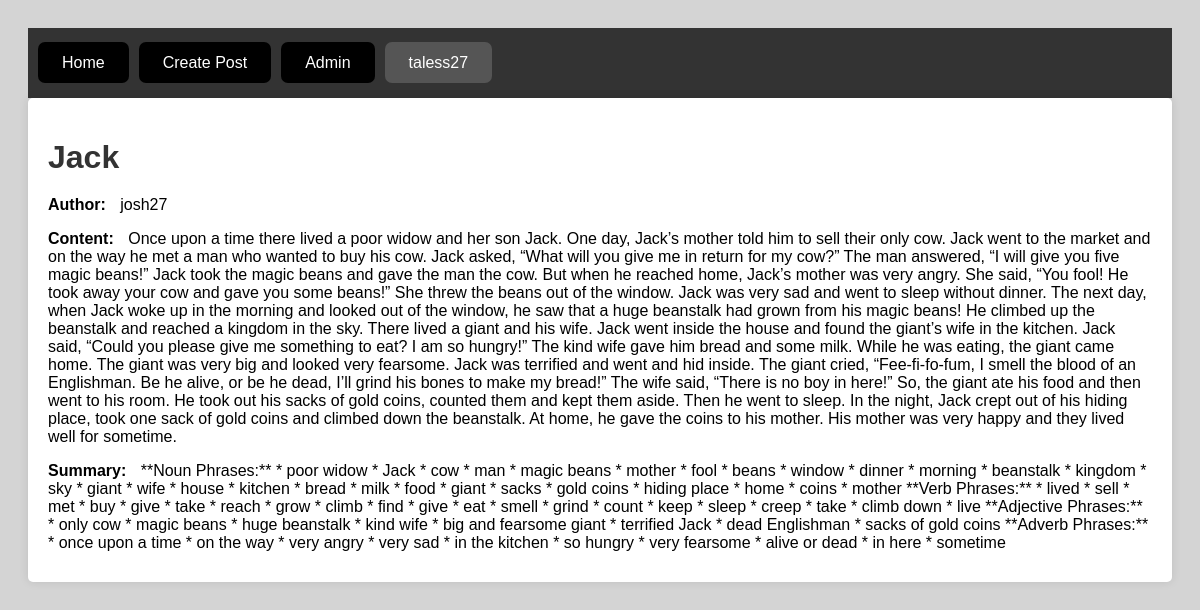
Page /post/7/ (signed in) on the committed database.
### summarizer/models.py (models this page shows, shortened)
class Post(models.Model):
    title = models.CharField(max_length=200)
    content = models.TextField()
    summary = models.TextField(blank=True, null=True)
    author = models.ForeignKey(User, on_delete=models.CASCADE)
    created_at = models.DateTimeField(auto_now_add=True)

### summarizer/views.py (the view)
# urls.py: path('post/<int:post_id>/', view_post, name='view_post'),
@login_required
def view_post(request, post_id):
    post = Post.objects.get(pk=post_id)
    return render(request, 'view_post.html', {'post': post})

### summarizer/templates/view_post.html (shortened to what this page needs)
{% extends 'base.html' %}
{% block content %}
    <div class="container">
        <div class="row">
            <div class="col-md-8 offset-md-2">
                <div class="post-container">
                    <h1>{{ post.title }}</h1>
                    <p><strong>Author:</strong> {{ post.author }}</p>
                    <p><strong>Content:</strong> {{ post.content }}</p>
                    <p><strong>Summary:</strong> {{ post.summary }}</p>
                </div>
            </div>
        </div>
    </div>
{% endblock %}

### summarizer/templates/base.html (shortened to what this page needs)
<!DOCTYPE html>
<html lang="en">
<head>
</head>
<body>
    <nav>
        <ul>
            {% if user.is_authenticated %}
              <li><a href="{% url 'index' %}">Home</a></li>
              <li><a href="{% url 'create_post' %}">Create Post</a></li>
              <li><a href="{% url 'admin:index' %}">Admin</a></li>
              <li class="username">
                <a href="#">{{ user.username }} </a>
              </li>
            {% else %}
                <li><a href="{% url 'login' %}">Log in</a></li>
                <li><a href="{% url 'register' %}">Register</a></li>
            {% endif %}
        </ul>
    </nav>
    <div>
        {% block content %}
        {% endblock %}
    </div>
</body>
</html>

### summarizer/templates/base.html (style rules this page uses)
nav { background-color: #333; padding: 10px; }
nav ul { list-style-type: none; padding: 0; display: flex; }
nav ul li { margin-right: 10px; }
nav ul li a { color: white; text-decoration: none; padding: 10px; border-radius: 5px; transition: background-color 0.3s ease; padding: 12px 24px; background-color: black; color: white; border-radius: 7px; box-shadow: 0 0 0 0 rgba(255, 255, 255, 0.1); animation: pulse 1.75s infinite cubic-bezier(0.66, 0, 0, 1); }
.username a { background-color: #555; padding: 12px 24px; border-radius: 7px; }
.username { position: relative; }
.username a { background-color: #555; padding: 12px 24px; border-radius: 7px; color: white; }

### summarizer/templates/view_post.html (style rules this page uses)
body { font-family: Arial, sans-serif!important; background-color: #d4d4d4!important; padding: 20px!important; }
h1 { font-size: 2rem!important; color: #333!important; margin-bottom: 20px!important; }
p { margin-bottom: 10px!important; }
strong { font-weight: bold!important; margin-right: 10px!important; }
.post-container { background-color: #fff!important; padding: 20px!important; border-radius: 5px!important; box-shadow: 0px 0px 10px 0px rgba(0,0,0,0.1)!important; }

### rows in the picture
Post: title "Jack", author "josh27", content "Once upon a time there lived a poor widow and her son Jack. One day, Jack’s mother told him to sell their only cow. Jack went to the market and on the way he met a man who wanted to buy his cow. Jack asked, “What will you give me in return for my cow?” The man answered, “I will give you five magic beans!” Jack took the magic beans and gave the man the cow. But when he reached home, Jack’s mother was very angry. She said, “You fool! He took away your cow and gave you some beans!” She threw the beans out of the window. Jack was very sad and went to sleep without dinner. The next day, when Jack woke up in the morning and looked out of the window, he saw that a huge beanstalk had grown from his…", summary "**Noun Phrases:** * poor widow * Jack * cow * man * magic beans * mother * fool * beans * window * dinner * morning * beanstalk * kingdom * sky * giant * wife * house * kitchen * bread * milk * food * giant * sacks * gold coins * hiding place * home * coins * mother **Verb Phrases:** * lived * sell * met * buy * give * take * reach * grow * climb * find * give * eat * smell * grind * count * keep * sleep * creep * take * climb down * live **Adjective Phrases:** * only cow * magic beans * huge beanstalk * kind wife * big and fearsome giant * terrified Jack * dead Englishman * sacks of gold coins **Adverb Phrases:** * once upon a time * on the way * very angry * very sad * in the kitchen * so…"

### other values in the picture
{{ user.username }} "taless27"
